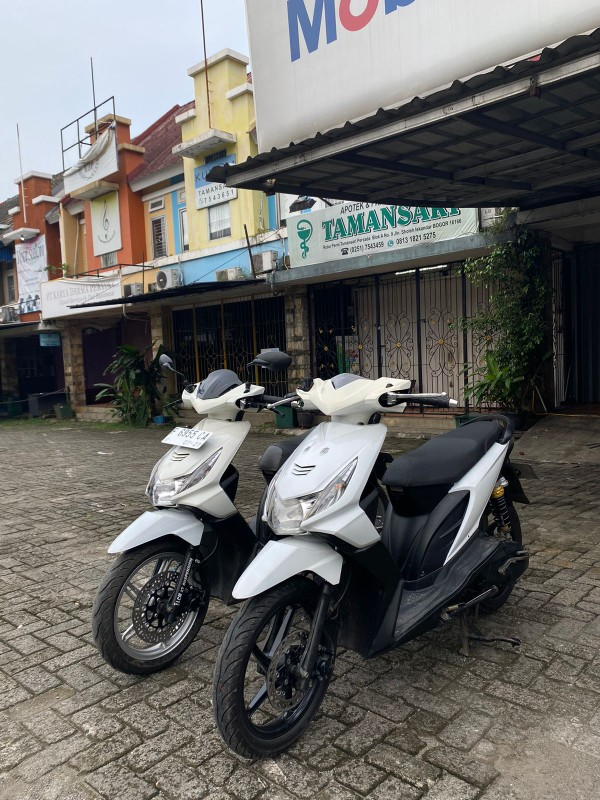
#> input picture blur image/beat.jpg, 600 x 800 px
$ python blur.py
#> lines starting #> are read from the running program, lines starting #| are printed output that depends on the picture
from PIL import Image, ImageFilter

def blur_image(input_path, output_path):
#> called with input_path = 'beat.jpg', output_path = 'blurred_beat.jpg'
    image = Image.open(input_path)
#> image is the input picture: PIL image 600x800 RGB; mean R, G, B 105.3, 104.4, 101.7

    blurred_image = image.filter(ImageFilter.BLUR)
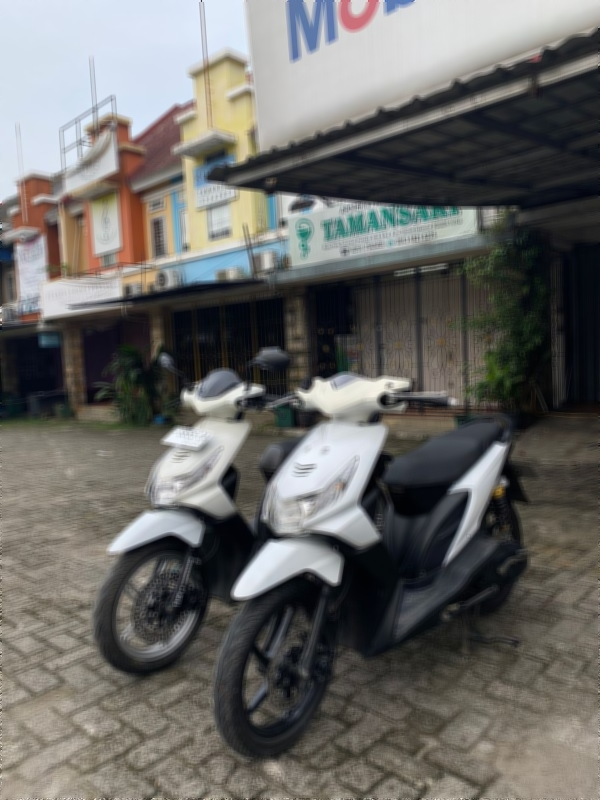
#> blurred_image: PIL image 600x800 RGB; mean R, G, B 105.4, 104.4, 101.7
    blurred_image.save(output_path)

    image.show()
    blurred_image.show()

if __name__ == "__main__":

    input_image_path = 'beat.jpg'
    output_image_path = 'blurred_beat.jpg'
    blur_image(input_image_path, output_image_path)
